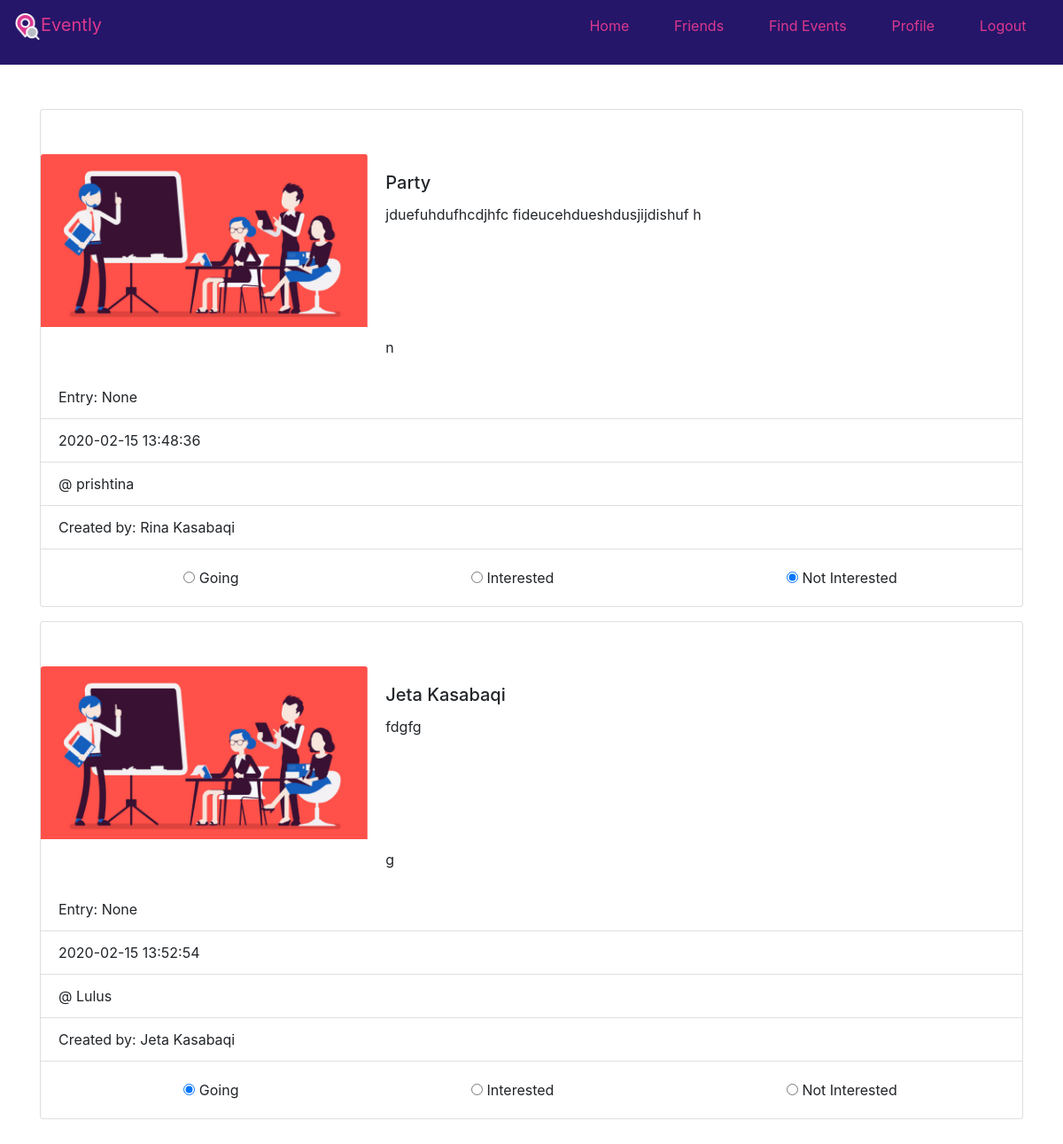
The page /dashboard (signed in) on the database its author committed.
### app.py (models this page shows)
class Event(db.Model):
    id = db.Column(db.Integer, primary_key = True, nullable = False)
    name = db.Column(db.String(45))
    description = db.Column(db.String(255))
    location = db.Column(db.String(255))
    entry = db.Column(db.String(255))
    event_date = db.Column(db.DateTime, server_default = func.now())
    user_id = db.Column(db.Integer,db.ForeignKey('user.id'), nullable = False)
    user = db.relationship('User', foreign_keys =[user_id])
    created_at = db.Column(db.DateTime, server_default = func.now())
    update_at = db.Column(db.DateTime, server_default = func.now(), onupdate = func.now())

class User(db.Model):
    id = db.Column(db.Integer, primary_key = True, nullable = False)
    fname = db.Column(db.String(45))
    lname = db.Column(db.String(45))
    email = db.Column(db.String(255))
    password = db.Column(db.String(255))
    created_at = db.Column(db.DateTime, server_default = func.now())
    update_at = db.Column(db.DateTime, server_default = func.now(), onupdate = func.now())
    events_this_user_interest = db.relationship('Event', secondary = interests, backref = 'users_who_interest_event')
    users_this_user_is_following = db.relationship('User', secondary = followed_users,
                                                    primaryjoin = 'User.id  == followed_users.c.user_following',
                                                    secondaryjoin= 'User.id == followed_users.c.user_being_followed')
    users_who_follow_this_user = db.relationship('User', secondary = followed_users,
                                                    primaryjoin = 'User.id  == followed_users.c.user_being_followed',
                                                    secondaryjoin= 'User.id == followed_users.c.user_following')

### app.py (the view)
@app.route('/dashboard')
def get_dashboard():
    if 'userid' in session:
        events = Event.query.all()
        user = User.query.filter_by(id = session['userid']).first()
        events_with_status = db.session.execute(f"select * from interest where user_id ={session['userid']}")
        for event_status in events_with_status:
            for event in events:
                if event_status.event_id == event.id:
                    event.interes = event_status.status
        return render_template('dashboard.html', events = events)
    else :
        return render_template('index.html')

### templates/dashboard.html (shortened to what this page needs)
<!DOCTYPE html>
<html lang="en">
<head>
    <link href="https://stackpath.bootstrapcdn.com/bootstrap/4.4.1/css/bootstrap.min.css" rel="stylesheet">
</head>
<body>
    <nav class="navbar d-flex justify-content-between align-items-baseline">
        <a class="navbar-brand" href="/">
            <img src="../static/images/icon.png" width="30" height="30" alt="">Evently
          </a>
          <ul class=" w-50 d-flex justify-content-around align-items-baseline">
            <li class="nav-item ">
              <a class="nav-link" href="/">Home</a>
            </li>
            <li class="nav-item">
              <a class="nav-link " href="/friends">Friends</a>
            </li>
            <li class="nav-item">
                <a class="nav-link " href="/events">Find Events</a>
              </li>
              <li class="nav-item">
                <a class="nav-link " href="/profile">Profile</a>
              </li>
              <li class="nav-item">
                <a class="nav-link " href="/logout">Logout</a>
              </li>
          </ul>
      </nav>
      <div class="events container">
        {% for event in events:%}
        <div class="card mb-3">
          <div class="row no-gutters">
            <div class="col-md-4">
              <img src="../static/images/anim.jpg" class="card-img-top" alt="...">
            </div>
            <div class="col-md-8">
              <div class="card-body">
                <h5 class="card-title">{{event.name}}</h5>
                <p class="card-text">{{event.description}}</p>
                {{event.interes}}
              </div>
            </div>
            <div class="col-md-12">
              <ul class="list-group list-group-flush">
                <li class="list-group-item">Entry: {{event.entry}}</li>
                <li class="list-group-item">{{event.event_date}}</li>
                <li class="list-group-item">@ {{event.location}}</li>
                <li class="list-group-item">Created by: {{event.user.fname}} {{event.user.lname}}</li>
              </ul>
              <div class="card-body d-flex justify-content-around">
                <div class="form-check">
                    <input type="radio" class="form-radio-input" name="interest{{event.id}}" value="g{{event.id}}" {% if event.interes == 'g':%} checked=true {%endif%}}>
                    <label class="form-check-label"  >Going</label>
                  </div>
                  <div class="form-check">
                    <input type="radio" class="form-radio-input" name="interest{{event.id}}"  value="i{{event.id}}"{% if event.interes == 'i':%} checked=true  {%endif%}} >
                    <label class="form-check-label" >Interested</label>
                  </div>
                  <div class="form-check">
                    <input type="radio" class="form-radio-input"  name="interest{{event.id}}"  value="n{{event.id}}" {% if event.interes == 'n':%} checked=true  {%endif%}}>
                    <label class="form-check-label" >Not Interested</label>
                  </div>
          </div>
            </div>
          </div>
        </div>
        {%endfor%}
        </div>
</body>
</html>

### templates/dashboard.html (style rules this page uses)
nav { background-color: #251669; }
nav a { color: #DB388E; }
nav ul { list-style-type: none; }
.events { margin-top: 50px; margin-bottom: 50px; }
.row { margin-top: 50px; }
.card-text { height: 150px; overflow: auto; }

### rows shown on the page
Event: name "Party", description "jduefuhdufhcdjhfc fideucehdueshdusjijdishuf h", interes "n", entry "None", event_date "2020-02-15 13:48:36", location "prishtina", user.fname "Rina", user.lname "Kasabaqi"
Event: name "Jeta Kasabaqi", description "fdgfg", interes "g", entry "None", event_date "2020-02-15 13:52:54", location "Lulus", user.fname "Jeta", user.lname "Kasabaqi"
